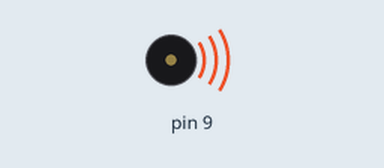
Simulated run of this sketch. Board: Arduino Uno, built with avr-gcc and run on an emulated ATmega328P. On the bench: buzzer (waves = sounding).

Above: at 0.1 s.
Timing chart, 0 to 1.6 s (numbered marks = the images above):
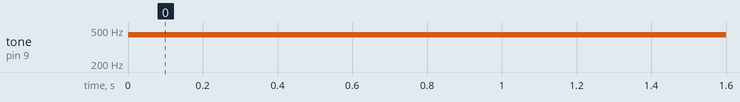

The sketch:

SPI_digitalPot_audio.ino
```cpp
/*
  AD5206 Digital potentiometer control
  Using the SPI library

  The AD5206 digital potentiometer expects two values via SPI:
  Channel number (0-5), value (0-255)

  Based on the Arduino SPI DigitalPotControl example
*/


// include the SPI library:
#include <SPI.h>


const int CSPin = 10;   // chip select pin number

void setup() {
  // initialize SPI:
  SPI.begin();
}

void loop() {
  tone(9, 440);    // play a tone on pin 9

//   fade the loudness up:
  for (int loudness = 100; loudness <= 255; loudness++) {
    digitalPotWrite(4, loudness);
    delay(20);
  }

  delay(1000);    // delay 1 second

  // fade the loudness down:
  for (int loudness = 255; loudness >= 100; loudness--) {
    digitalPotWrite(4, loudness);
    delay(20);
  }

  delay(1000);    // delay 1 second
}

void digitalPotWrite(int address, int value) {
  // take the SS pin low to select the chip:
  digitalWrite(CSPin, LOW);
  //  send in the address and value via SPI:
  SPI.transfer(address);
  SPI.transfer(value);
  // take the SS pin high to de-select the chip:
  digitalWrite(CSPin, HIGH);
}
```

Measured:
- by itself, tone on pin 9: silent → 440 Hz at 0.00 s
